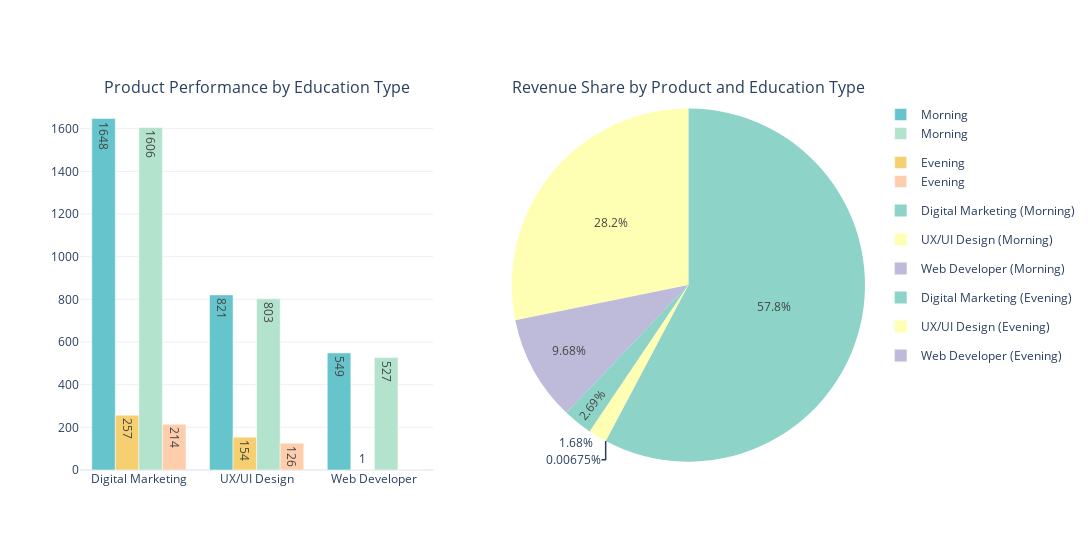

The code cell stored with this chart in its notebook:
### Code cell
import plotly.express as px
from plotly.subplots import make_subplots
import plotly.graph_objects as go

# Filter out unspecified products and unknown education types
filtered_deals = deals[
    (deals['Product'] != 'Not specified') &
    (deals['Education Type'] != 'Unknown')
].copy()

# Count total deals by Product and Education Type
total_deals = (
    filtered_deals.groupby(['Product', 'Education Type'], observed=True)['Id']
    .nunique()
    .reset_index(name='Total Deals')
)

# Count successful deals (Stage == 'Payment Done')
successful_deals = (
    filtered_deals[filtered_deals['Stage'] == 'Payment Done']
    .groupby(['Product', 'Education Type'], observed=True)['Id']
    .nunique()
    .reset_index(name='Successful Deals')
)

# Total revenue (Offer Total Amount) for successful deals
total_revenue = (
    filtered_deals[filtered_deals['Stage'] == 'Payment Done']
    .groupby(['Product', 'Education Type'], observed=True)['Offer Total Amount']
    .sum()
    .reset_index()
)

# Merge into one DataFrame
performance_df = pd.merge(total_deals, successful_deals, on=['Product', 'Education Type'], how='left')
performance_df = pd.merge(performance_df, total_revenue, on=['Product', 'Education Type'], how='left')
performance_df.fillna(0, inplace=True)

# Compute conversion rate
performance_df['Conversion Rate'] = (
    performance_df['Successful Deals'] / performance_df['Total Deals'] * 100
).round(2)

# Sort for plotting
performance_sorted = performance_df.sort_values(by='Successful Deals', ascending=False)

# Color palettes
soft_colors_total = px.colors.qualitative.Pastel
soft_colors_successful = px.colors.qualitative.Pastel2
soft_colors_pie = px.colors.qualitative.Set3

# Create subplot layout
fig = make_subplots(
    rows=1, cols=2,
    subplot_titles=("Product Performance by Education Type", "Revenue Share by Product and Education Type"),
    specs=[[{"type": "xy"}, {"type": "domain"}]]
)

# Bar chart for total deals
fig_total = px.bar(
    performance_sorted,
    x="Product",
    y="Total Deals",
    color="Education Type",
    text_auto=True,
    barmode="stack",
    color_discrete_sequence=soft_colors_total
)

# Bar chart for successful deals
fig_successful = px.bar(
    performance_sorted,
    x="Product",
    y="Successful Deals",
    color="Education Type",
    barmode="stack",
    color_discrete_sequence=soft_colors_successful
)

# Add bar chart traces
for trace in fig_total.data:
    fig.add_trace(trace, row=1, col=1)
for trace in fig_successful.data:
    trace.text = [f"{y:.0f}" if y > 10 else "" for y in trace.y]
    trace.textposition = "inside"
    fig.add_trace(trace, row=1, col=1)

# Pie chart for revenue
pie_data = performance_sorted.groupby(['Product', 'Education Type'])['Offer Total Amount'].sum().reset_index()

# Create pie labels
pie_labels = [f"{prod} ({edu})" for prod, edu in zip(pie_data['Product'], pie_data['Education Type'])]

# Generate pie chart
fig_pie = px.pie(
    pie_data,
    values="Offer Total Amount",
    names=pie_labels,
    color='Product',
    color_discrete_sequence=soft_colors_pie
)

# Add pie chart traces
for trace in fig_pie.data:
    fig.add_trace(trace, row=1, col=2)

# Final layout adjustments
fig.update_layout(
    height=550,
    width=1100,
    showlegend=True,
    template="plotly_white"
)

fig.show()

### Figure 1 — Plotly figure (JSON) as saved in the notebook; plotly's stock layout.template omitted (floating-point values rounded to 4 significant figures)
{"data": [{"hovertemplate": "Education Type=Morning<br>Product=%{x}<br>Total Deals=%{y}<extra></extra>", "legendgroup": "Morning", "marker": {"color": "rgb(102, 197, 204)", "pattern": {"shape": ""}}, "name": "Morning", "orientation": "v", "showlegend": true, "textposition": "auto", "texttemplate": "%{y}", "type": "bar", "x": ["Digital Marketing", "UX/UI Design", "Web Developer"], "xaxis": "x", "y": [1648, 821, 549], "yaxis": "y"}, {"hovertemplate": "Education Type=Evening<br>Product=%{x}<br>Total Deals=%{y}<extra></extra>", "legendgroup": "Evening", "marker": {"color": "rgb(246, 207, 113)", "pattern": {"shape": ""}}, "name": "Evening", "orientation": "v", "showlegend": true, "textposition": "auto", "texttemplate": "%{y}", "type": "bar", "x": ["Digital Marketing", "UX/UI Design", "Web Developer"], "xaxis": "x", "y": [257, 154, 1], "yaxis": "y"}, {"hovertemplate": "Education Type=Morning<br>Product=%{x}<br>Successful Deals=%{y}<extra></extra>", "legendgroup": "Morning", "marker": {"color": "rgb(179,226,205)", "pattern": {"shape": ""}}, "name": "Morning", "orientation": "v", "showlegend": true, "text": ["1606", "803", "527"], "textposition": "inside", "type": "bar", "x": ["Digital Marketing", "UX/UI Design", "Web Developer"], "xaxis": "x", "y": [1606, 803, 527], "yaxis": "y"}, {"hovertemplate": "Education Type=Evening<br>Product=%{x}<br>Successful Deals=%{y}<extra></extra>", "legendgroup": "Evening", "marker": {"color": "rgb(253,205,172)", "pattern": {"shape": ""}}, "name": "Evening", "orientation": "v", "showlegend": true, "text": ["214", "126", ""], "textposition": "inside", "type": "bar", "x": ["Digital Marketing", "UX/UI Design", "Web Developer"], "xaxis": "x", "y": [214, 126, 1], "yaxis": "y"}, {"customdata": [["Digital Marketing"], ["Digital Marketing"], ["UX/UI Design"], ["UX/UI Design"], ["Web Developer"], ["Web Developer"]], "domain": {"x": [0.55, 1], "y": [0, 1]}, "hovertemplate": "label=%{label}<br>Offer Total Amount=%{value}<br>Product=%{customdata[0]}<extra></extra>", "labels": ["Digital Marketing (Evening)", "Digital Marketing (Morning)", "UX/UI Design (Evening)", "UX/UI Design (Morning)", "Web Developer (Evening)", "Web Developer (Morning)"], "legendgroup": "", "marker": {"colors": ["rgb(141,211,199)", "rgb(141,211,199)", "rgb(255,255,179)", "rgb(255,255,179)", "rgb(190,186,218)", "rgb(190,186,218)"]}, "name": "", "showlegend": true, "type": "pie", "values": [798500.0, 17120000.0, 497000.0, 8358000.0, 2000.0, 2870000.0]}], "layout": {"annotations": [{"font": {"size": 16}, "showarrow": false, "text": "Product Performance by Education Type", "x": 0.225, "xanchor": "center", "xref": "paper", "y": 1, "yanchor": "bottom", "yref": "paper"}, {"font": {"size": 16}, "showarrow": false, "text": "Revenue Share by Product and Education Type", "x": 0.775, "xanchor": "center", "xref": "paper", "y": 1, "yanchor": "bottom", "yref": "paper"}], "height": 550, "showlegend": true, "width": 1100, "xaxis": {"anchor": "y", "domain": [0, 0.45]}, "yaxis": {"anchor": "x", "domain": [0, 1]}}}
